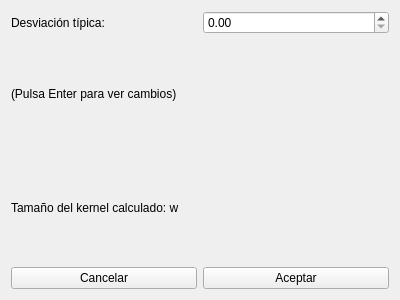
<?xml version="1.0" encoding="UTF-8"?>
<ui version="4.0">
 <class>FGauss</class>
 <widget class="QWidget" name="FGauss">
  <property name="geometry">
   <rect>
    <x>0</x>
    <y>0</y>
    <width>400</width>
    <height>300</height>
   </rect>
  </property>
  <property name="windowTitle">
   <string>Form</string>
  </property>
  <layout class="QVBoxLayout" name="verticalLayout">
   <item>
    <layout class="QHBoxLayout" name="horizontalLayout">
     <item>
      <widget class="QLabel" name="label">
       <property name="text">
        <string>Desviación típica: </string>
       </property>
      </widget>
     </item>
     <item>
      <widget class="QDoubleSpinBox" name="dSpinBoxDesv"/>
     </item>
    </layout>
   </item>
   <item>
    <widget class="QLabel" name="label_2">
     <property name="text">
      <string>(Pulsa Enter para ver cambios)</string>
     </property>
    </widget>
   </item>
   <item>
    <widget class="QLabel" name="labelW">
     <property name="text">
      <string>Tamaño del kernel calculado: w</string>
     </property>
    </widget>
   </item>
   <item>
    <layout class="QHBoxLayout" name="horizontalLayout_3">
     <item>
      <widget class="QPushButton" name="ButtonCancelar">
       <property name="text">
        <string>Cancelar</string>
       </property>
      </widget>
     </item>
     <item>
      <widget class="QPushButton" name="ButtonAceptar">
       <property name="text">
        <string>Aceptar</string>
       </property>
      </widget>
     </item>
    </layout>
   </item>
  </layout>
 </widget>
 <resources/>
 <connections/>
</ui>
